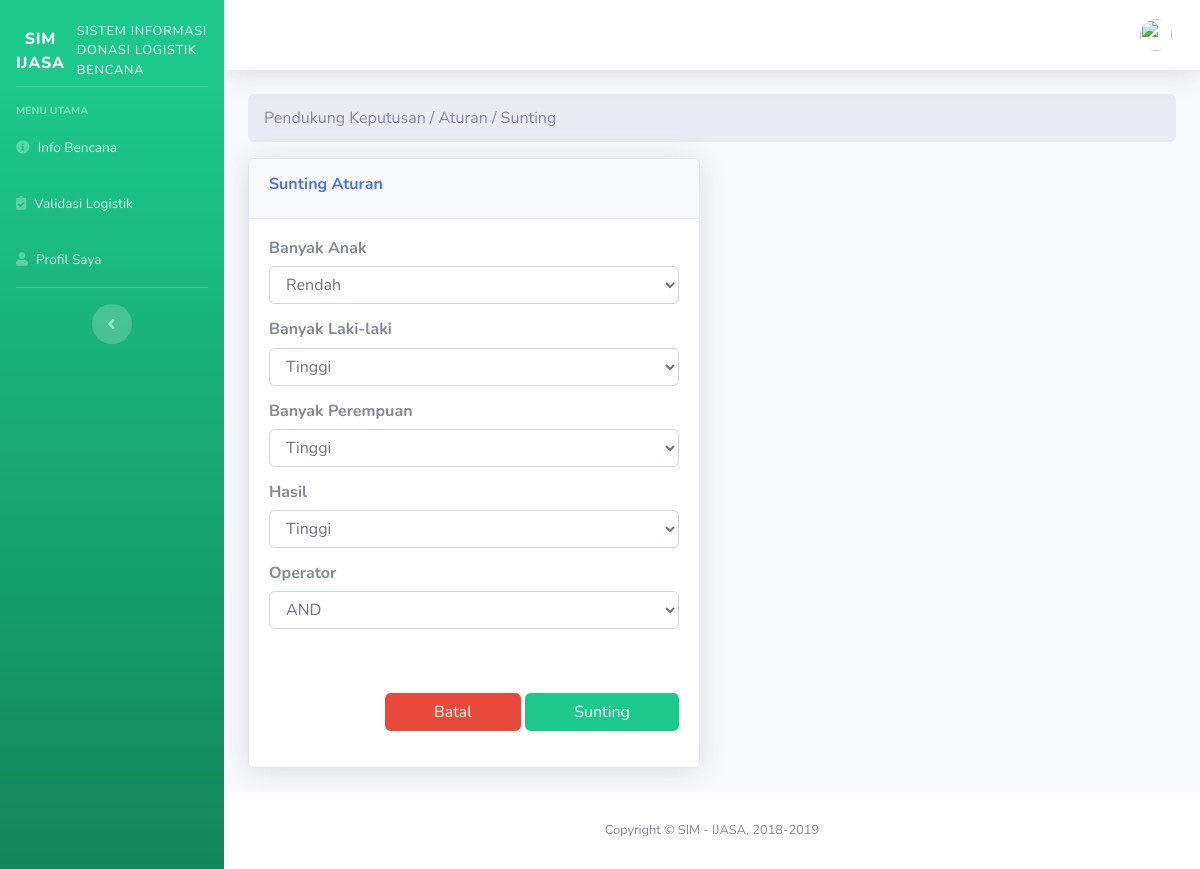
Page /admin/spk/prioritas/sunting_aturan/1 on the committed database.
### tables this page shows
CREATE TABLE `aturan` (
  `id` int(11) NOT NULL,
  `ba` varchar(50) DEFAULT NULL,
  `bl` varchar(50) DEFAULT NULL,
  `bp` varchar(50) DEFAULT NULL,
  `hasil` varchar(50) DEFAULT NULL,
  `operator` varchar(10) NOT NULL
);

### application/controllers/admin/spk/Prioritas.php (called while the page is built, shortened)
<?php
class Prioritas extends CI_Controller {
    public function __construct() {
        $this->load->model(['korban_bencana_model', 'infobencana_model', 'jenis_logistik_model', 'spk/prioritas_model']);
    }
    public function sunting_aturan($id) {
        $data['aturan'] = $this->prioritas_model->get_aturan_by_id($id);
        $data['title'] = 'Pendukung Keputusan / Aturan / Sunting';
        $this->load->view('admin/spk/aturan/edit', $data);
    }
}

### index.php (called while the page is built, shortened)
<?php
require_once BASEPATH.'core/CodeIgniter.php';

### application/models/spk/Prioritas_model.php (called while the page is built, shortened)
<?php
class Prioritas_model extends CI_Model{
    public function get_aturan_by_id($id) {
        return $this->db->get_where('aturan', ['id' => $id])->row_array();
    }
}

### application/views/admin/spk/aturan/edit.php (the view, shortened to what this page needs)
<div class="row">
   <div class="col-md-6">
       <div class="card shadow mb-4">
           <div class="card-header py-3">
           <div class="row">
               <div class="col-md-6">
               <h6 class="font-weight-bold text-primary">Sunting Aturan</h6>
               </div>
           </div>
           </div>
           <div class="card-body">
               <form action="<?= base_url('admin/spk/prioritas/update_aturan') ?>" method="post">
               <div class="row">
                   <div class="col-md-12">
                       <h6><b>Banyak Anak</b></h6>
                       <div class="form-group">
                           <select name="ba" id="" class="form-control">
                               <option value="rendah" <?php if($aturan['ba'] == 'rendah') echo 'selected' ?>>Rendah</option>
                           </select>
                       </div>
                   </div>
                   <div class="col-md-12">
                       <h6><b>Banyak Laki-laki</b></h6>
                       <div class="form-group">
                           <select name="bl" id="" class="form-control">
                               <option value="tinggi" <?php if($aturan['bl'] == 'tinggi') echo 'selected' ?>>Tinggi</option>
                           </select>
                       </div>
                   </div>
                   <div class="col-md-12">
                       <h6><b>Banyak Perempuan</b></h6>
                       <div class="form-group">
                           <select name="bp" id="" class="form-control">
                               <option value="tinggi" <?php if($aturan['bp'] == 'tinggi') echo 'selected' ?>>Tinggi</option>
                           </select>
                       </div>
                   </div>
                   <div class="col-md-12">
                       <h6><b>Hasil</b></h6>
                       <div class="form-group">
                           <select name="hasil" id="" class="form-control">
                               <option value="tinggi" <?php if($aturan['hasil'] == 'tinggi') echo 'selected' ?>>Tinggi</option>
                           </select>
                       </div>
                   </div>
                   <div class="col-md-12">
                       <h6><b>Operator</b></h6>
                       <div class="form-group">
                           <select name="operator" id="" class="form-control">
                               <option value="and" <?php if($aturan['operator'] == 'and') echo 'selected' ?>>AND</option>
                           </select>
                       </div>
                   </div>
                   <div class="col-md-12 mt-5">
                       <div class="float-right">
                           <a href="<?= base_url('admin/spk/prioritas/aturan') ?>" class="btn btn-danger pr-5 pl-5">Batal</a>
                           <button type="submit" class="btn btn-success pr-5 pl-5">Sunting</button>
                       </div>
                   </div>
               </div>
               </form>
           </div>
       </div>
   </div>
</div>

### rows in the picture
aturan: ba "Rendah", bl "Tinggi", bp "Tinggi", hasil "Tinggi", operator "AND"

### other values in the picture
$title "Pendukung Keputusan / Aturan / Sunting"
